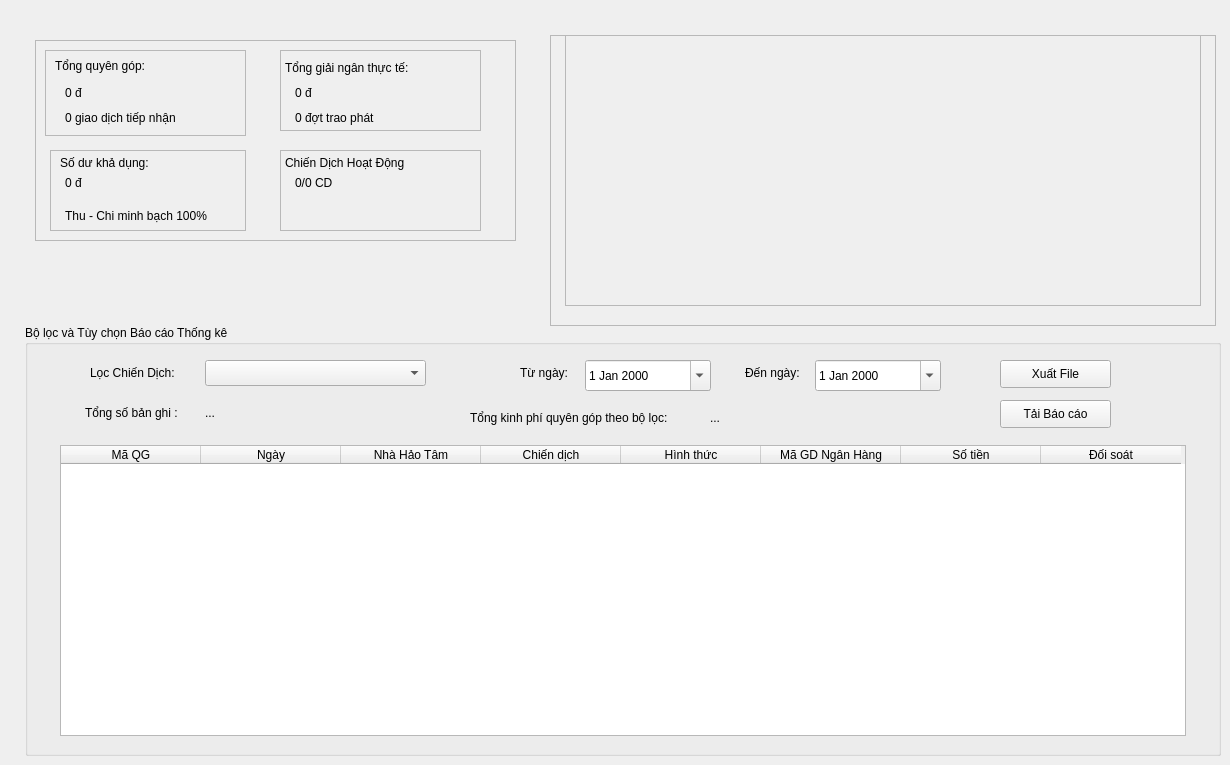
      <widget class="QWidget" name="tabBaoCao">
       <attribute name="title">
        <string>5. Trung tâm Báo cáo, Thống kê</string>
       </attribute>
       <widget class="QGroupBox" name="cboFilterChienDich">
        <property name="geometry">
         <rect>
          <x>25</x>
          <y>325</y>
          <width>1196</width>
          <height>431</height>
         </rect>
        </property>
        <property name="title">
         <string>Bộ lọc và Tùy chọn Báo cáo Thống kê</string>
        </property>
        <widget class="QLabel" name="label_32">
         <property name="geometry">
          <rect>
           <x>495</x>
           <y>40</y>
           <width>55</width>
           <height>16</height>
          </rect>
         </property>
         <property name="text">
          <string>Từ ngày:</string>
         </property>
        </widget>
        <widget class="QDateEdit" name="dtTuNgay">
         <property name="geometry">
          <rect>
           <x>560</x>
           <y>35</y>
           <width>126</width>
           <height>31</height>
          </rect>
         </property>
         <property name="calendarPopup">
          <bool>true</bool>
         </property>
        </widget>
        <widget class="QLabel" name="label_33">
         <property name="geometry">
          <rect>
           <x>720</x>
           <y>40</y>
           <width>61</width>
           <height>16</height>
          </rect>
         </property>
         <property name="text">
          <string>Đến ngày:</string>
         </property>
        </widget>
        <widget class="QDateEdit" name="dtDenNgay">
         <property name="geometry">
          <rect>
           <x>790</x>
           <y>35</y>
           <width>126</width>
           <height>31</height>
          </rect>
         </property>
         <property name="calendarPopup">
          <bool>true</bool>
         </property>
        </widget>
        <widget class="QLabel" name="label_34">
         <property name="geometry">
          <rect>
           <x>65</x>
           <y>40</y>
           <width>96</width>
           <height>16</height>
          </rect>
         </property>
         <property name="text">
          <string>Lọc Chiến Dịch:</string>
         </property>
        </widget>
        <widget class="QComboBox" name="cboLocChienDich">
         <property name="geometry">
          <rect>
           <x>180</x>
           <y>35</y>
           <width>221</width>
           <height>26</height>
          </rect>
         </property>
        </widget>
        <widget class="QPushButton" name="btnTaiBaoCao">
         <property name="geometry">
          <rect>
           <x>975</x>
           <y>75</y>
           <width>111</width>
           <height>28</height>
          </rect>
         </property>
         <property name="text">
          <string>Tải Báo cáo</string>
         </property>
        </widget>
        <widget class="QPushButton" name="btnXuatFile">
         <property name="geometry">
          <rect>
           <x>975</x>
           <y>35</y>
           <width>111</width>
           <height>28</height>
          </rect>
         </property>
         <property name="text">
          <string>Xuất File</string>
         </property>
        </widget>
        <widget class="QTableWidget" name="tblBaoCao">
         <property name="geometry">
          <rect>
           <x>35</x>
           <y>120</y>
           <width>1126</width>
           <height>291</height>
          </rect>
         </property>
         <attribute name="horizontalHeaderDefaultSectionSize">
          <number>140</number>
         </attribute>
         <column>
          <property name="text">
           <string>Mã QG</string>
          </property>
         </column>
         <column>
          <property name="text">
           <string>Ngày</string>
          </property>
         </column>
         <column>
          <property name="text">
           <string>Nhà Hảo Tâm</string>
          </property>
         </column>
         <column>
          <property name="text">
           <string>Chiến dịch</string>
          </property>
         </column>
         <column>
          <property name="text">
           <string>Hình thức</string>
          </property>
         </column>
         <column>
          <property name="text">
           <string>Mã GD Ngân Hàng</string>
          </property>
         </column>
         <column>
          <property name="text">
           <string>Số tiền</string>
          </property>
         </column>
         <column>
          <property name="text">
           <string>Đối soát</string>
          </property>
         </column>
        </widget>
        <widget class="QLabel" name="label_49">
         <property name="geometry">
          <rect>
           <x>60</x>
           <y>80</y>
           <width>111</width>
           <height>16</height>
          </rect>
         </property>
         <property name="text">
          <string>Tổng số bản ghi :</string>
         </property>
        </widget>
        <widget class="QLabel" name="txtBanGhi">
         <property name="geometry">
          <rect>
           <x>180</x>
           <y>75</y>
           <width>81</width>
           <height>26</height>
          </rect>
         </property>
         <property name="text">
          <string>...</string>
         </property>
        </widget>
        <widget class="QLabel" name="label_52">
         <property name="geometry">
          <rect>
           <x>445</x>
           <y>85</y>
           <width>226</width>
           <height>16</height>
          </rect>
         </property>
         <property name="text">
          <string>Tổng kinh phí quyên góp theo bộ lọc:</string>
         </property>
        </widget>
        <widget class="QLabel" name="txtTongQuyenGop">
         <property name="geometry">
          <rect>
           <x>685</x>
           <y>80</y>
           <width>236</width>
           <height>26</height>
          </rect>
         </property>
         <property name="text">
          <string>...</string>
         </property>
        </widget>
       </widget>
       <widget class="QFrame" name="frame">
        <property name="geometry">
         <rect>
          <x>35</x>
          <y>40</y>
          <width>481</width>
          <height>201</height>
         </rect>
        </property>
        <property name="frameShape">
         <enum>QFrame::StyledPanel</enum>
        </property>
        <property name="frameShadow">
         <enum>QFrame::Raised</enum>
        </property>
        <widget class="QFrame" name="cardQuyenGop">
         <property name="geometry">
          <rect>
           <x>10</x>
           <y>10</y>
           <width>201</width>
           <height>86</height>
          </rect>
         </property>
         <property name="frameShape">
          <enum>QFrame::StyledPanel</enum>
         </property>
         <property name="frameShadow">
          <enum>QFrame::Raised</enum>
         </property>
         <widget class="QLabel" name="label_53">
          <property name="geometry">
           <rect>
            <x>10</x>
            <y>5</y>
            <width>106</width>
            <height>21</height>
           </rect>
          </property>
          <property name="text">
           <string>Tổng quyên góp:</string>
          </property>
         </widget>
         <widget class="QLabel" name="lblTongQuyenGop">
          <property name="geometry">
           <rect>
            <x>20</x>
            <y>35</y>
            <width>146</width>
            <height>16</height>
           </rect>
          </property>
          <property name="text">
           <string>0 đ</string>
          </property>
         </widget>
         <widget class="QLabel" name="lblSubQuyenGop">
          <property name="geometry">
           <rect>
            <x>20</x>
            <y>60</y>
            <width>171</width>
            <height>16</height>
           </rect>
          </property>
          <property name="text">
           <string>0 giao dịch tiếp nhận</string>
          </property>
         </widget>
        </widget>
        <widget class="QFrame" name="cardGiaiNgan">
         <property name="geometry">
          <rect>
           <x>245</x>
           <y>10</y>
           <width>201</width>
           <height>81</height>
          </rect>
         </property>
         <property name="frameShape">
          <enum>QFrame::StyledPanel</enum>
         </property>
         <property name="frameShadow">
          <enum>QFrame::Raised</enum>
         </property>
         <widget class="QLabel" name="label_54">
          <property name="geometry">
           <rect>
            <x>5</x>
            <y>10</y>
            <width>186</width>
            <height>16</height>
           </rect>
          </property>
          <property name="text">
           <string>Tổng giải ngân thực tế:</string>
          </property>
         </widget>
         <widget class="QLabel" name="lblTongGiaiNgan">
          <property name="geometry">
           <rect>
            <x>15</x>
            <y>35</y>
            <width>146</width>
            <height>16</height>
           </rect>
          </property>
          <property name="text">
           <string>0 đ</string>
          </property>
         </widget>
         <widget class="QLabel" name="lblSub2">
          <property name="geometry">
           <rect>
            <x>15</x>
            <y>60</y>
            <width>166</width>
            <height>16</height>
           </rect>
          </property>
          <property name="text">
           <string>0 đợt trao phát</string>
          </property>
         </widget>
        </widget>
        <widget class="QFrame" name="cardSoDu">
         <property name="geometry">
          <rect>
           <x>15</x>
           <y>110</y>
           <width>196</width>
           <height>81</height>
          </rect>
         </property>
         <property name="frameShape">
          <enum>QFrame::StyledPanel</enum>
         </property>
         <property name="frameShadow">
          <enum>QFrame::Raised</enum>
         </property>
         <widget class="QLabel" name="label_56">
          <property name="geometry">
           <rect>
            <x>10</x>
            <y>5</y>
            <width>136</width>
            <height>16</height>
           </rect>
          </property>
          <property name="text">
           <string>Số dư khả dụng:</string>
          </property>
         </widget>
         <widget class="QLabel" name="lblSoDuKhaDung">
          <property name="geometry">
           <rect>
            <x>15</x>
            <y>25</y>
            <width>146</width>
            <height>16</height>
           </rect>
          </property>
          <property name="text">
           <string>0 đ</string>
          </property>
         </widget>
         <widget class="QLabel" name="lblSub3">
          <property name="geometry">
           <rect>
            <x>15</x>
            <y>55</y>
            <width>176</width>
            <height>21</height>
           </rect>
          </property>
          <property name="text">
           <string>Thu - Chi minh bạch 100%</string>
          </property>
         </widget>
        </widget>
        <widget class="QFrame" name="cardChienDich">
         <property name="geometry">
          <rect>
           <x>245</x>
           <y>110</y>
           <width>201</width>
           <height>81</height>
          </rect>
         </property>
         <property name="frameShape">
          <enum>QFrame::StyledPanel</enum>
         </property>
         <property name="frameShadow">
          <enum>QFrame::Raised</enum>
         </property>
         <widget class="QLabel" name="label_57">
          <property name="geometry">
           <rect>
            <x>5</x>
            <y>5</y>
            <width>166</width>
            <height>16</height>
           </rect>
          </property>
          <property name="text">
           <string>Chiến Dịch Hoạt Động</string>
          </property>
         </widget>
         <widget class="QLabel" name="label_58">
          <property name="geometry">
           <rect>
            <x>15</x>
            <y>25</y>
            <width>131</width>
            <height>16</height>
           </rect>
          </property>
          <property name="text">
           <string>0/0 CD</string>
          </property>
         </widget>
        </widget>
       </widget>
       <widget class="QFrame" name="frame_2">
        <property name="geometry">
         <rect>
          <x>550</x>
          <y>35</y>
          <width>666</width>
          <height>291</height>
         </rect>
        </property>
        <property name="frameShape">
         <enum>QFrame::StyledPanel</enum>
        </property>
        <property name="frameShadow">
         <enum>QFrame::Raised</enum>
        </property>
        <widget class="QScrollArea" name="scrollAreaChienDich">
         <property name="geometry">
          <rect>
           <x>15</x>
           <y>0</y>
           <width>636</width>
           <height>271</height>
          </rect>
         </property>
         <property name="widgetResizable">
          <bool>true</bool>
         </property>
         <widget class="QWidget" name="layoutListChienDich">
          <property name="geometry">
           <rect>
            <x>0</x>
            <y>0</y>
            <width>634</width>
            <height>269</height>
           </rect>
          </property>
          <layout class="QVBoxLayout" name="verticalLayout_2"/>
         </widget>
        </widget>
       </widget>
      </widget>
